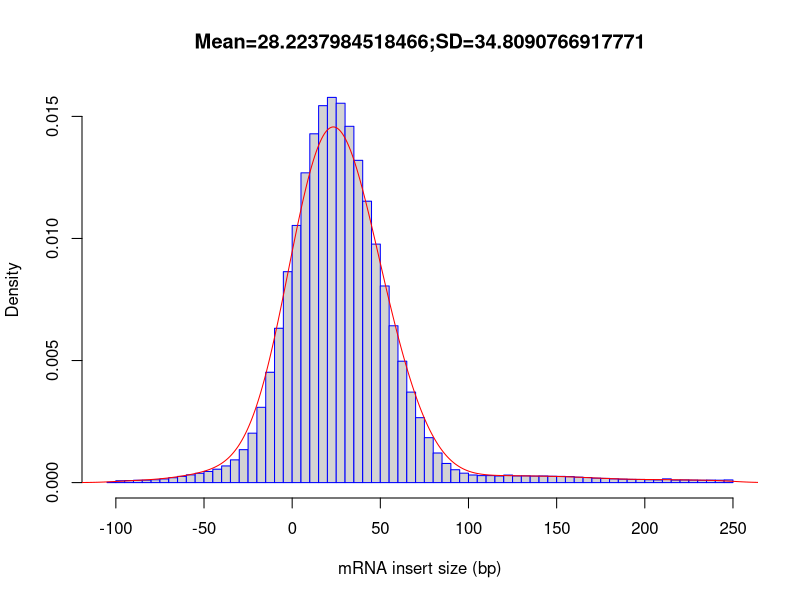

Write the R code that produced this figure.
out_file = 'benchmark/RustQC/large/rseqc/inner_distance/GM12878_REP1.markdup.sorted'
pdf('benchmark/RustQC/large/rseqc/inner_distance/GM12878_REP1.markdup.sorted.inner_distance_plot.pdf')
fragsize=rep(c(-247.5,-242.5,-237.5,-232.5,-227.5,-222.5,-217.5,-212.5,-207.5,-202.5,-197.5,-192.5,-187.5,-182.5,-177.5,-172.5,-167.5,-162.5,-157.5,-152.5,-147.5,-142.5,-137.5,-132.5,-127.5,-122.5,-117.5,-112.5,-107.5,-102.5,-97.5,-92.5,-87.5,-82.5,-77.5,-72.5,-67.5,-62.5,-57.5,-52.5,-47.5,-42.5,-37.5,-32.5,-27.5,-22.5,-17.5,-12.5,-7.5,-2.5,2.5,7.5,12.5,17.5,22.5,27.5,32.5,37.5,42.5,47.5,52.5,57.5,62.5,67.5,72.5,77.5,82.5,87.5,92.5,97.5,102.5,107.5,112.5,117.5,122.5,127.5,132.5,137.5,142.5,147.5,152.5,157.5,162.5,167.5,172.5,177.5,182.5,187.5,192.5,197.5,202.5,207.5,212.5,217.5,222.5,227.5,232.5,237.5,242.5,247.5),times=c(0,0,0,0,0,0,0,0,0,0,0,0,0,0,0,0,0,0,0,0,0,0,0,0,0,0,0,0,0,662,3513,3870,4323,4526,5278,6793,9054,11543,14363,17298,20762,24973,31008,42340,61344,92049,140275,205531,287459,392945,479038,577055,649757,702144,717534,706688,663711,600349,524206,444275,366309,292165,226098,168571,120923,83700,55161,35651,23989,17577,14130,12995,13013,12245,14011,12357,12526,12095,12284,11790,11508,11145,10089,9420,8222,7833,6936,6300,5998,5856,5275,4995,6927,4701,4980,4632,4382,4592,4498,4929))
frag_sd = sd(fragsize)
frag_mean = mean(fragsize)
frag_median = median(fragsize)
write(x=c("Name","Mean","Median","sd"), sep="\t", file=stdout(),ncolumns=4)
write(c(out_file,frag_mean,frag_median,frag_sd),sep="\t", file=stdout(),ncolumns=4)
hist(fragsize,probability=T,breaks=100,xlab="mRNA insert size (bp)",main=paste(c("Mean=",frag_mean,";","SD=",frag_sd),collapse=""),border="blue")
lines(density(fragsize,bw=10),col='red')
dev.off()
